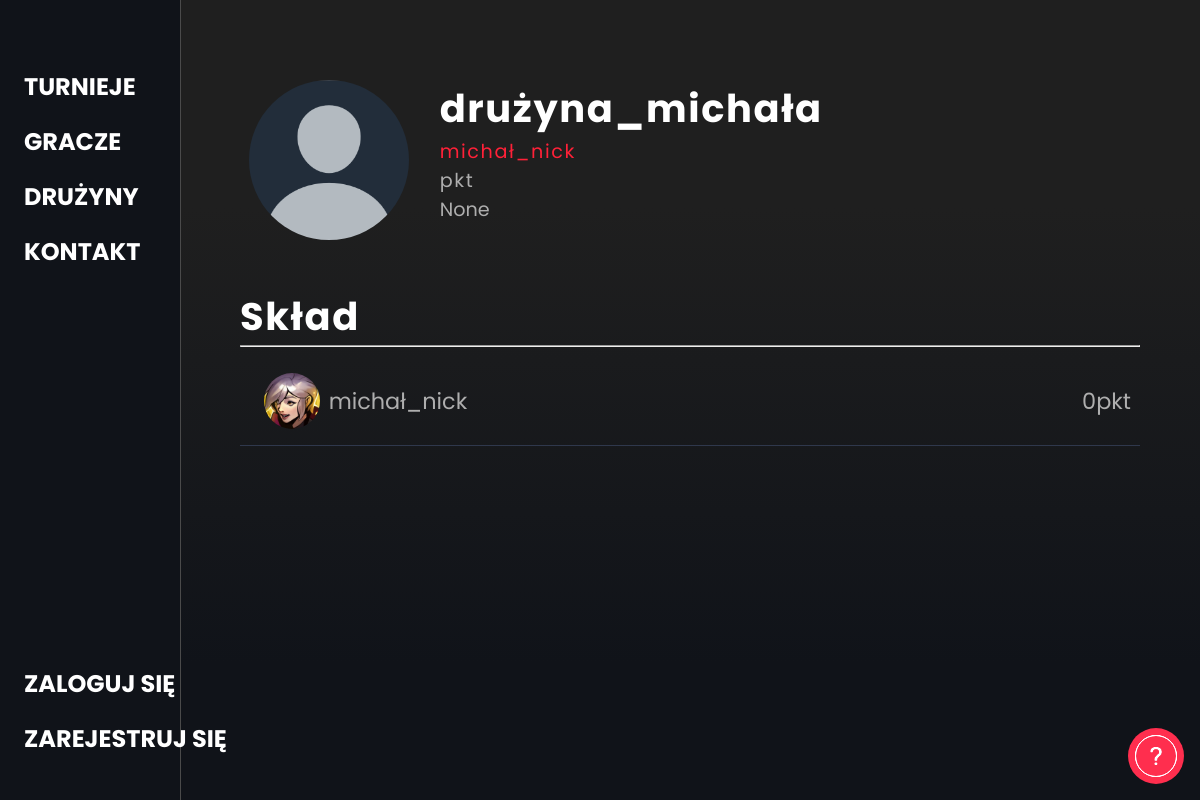
Page /team/drużyna_michała/ on the committed database.
### backend/models.py (models this page shows, shortened)
class Team(models.Model):
    nazwa = models.CharField(max_length=100)
    opis = models.CharField(max_length=200, null=True, blank=True)
    zdjecie = models.ImageField(upload_to='images/', null=True, blank=True, default="images/1.png")
    creator = models.EmailField()
    punkty = models.IntegerField(default=0)
    add_players = models.ManyToManyField('CustomUser', related_name="add_players", null=True, blank=True)
    waiting_list = models.ManyToManyField('CustomUser', related_name="waiting_list", null=True, blank=True)
    remove_players = models.ManyToManyField('CustomUser', related_name="remove_players", null=True, blank=True)
    volunteers = models.ManyToManyField('CustomUser', related_name="volunteers", null=True, blank=True)

class CustomUser(AbstractUser):
    nick = models.CharField(max_length=30, unique=True)
    email = models.EmailField(unique=True)
    data_urodzenia = models.DateField(blank=True, null=True)
    avatar = models.ImageField(blank=True, default="images/1.png")
    opis = models.TextField('Opis', max_length=500, default='', blank=True)
    punkty = models.IntegerField(default=0)

### frontend/views.py (the view, shortened to what this page needs)
# urls.py: path("team/<teamname>/", team_site, name="team_site"),
def team_site(request, teamname):
    team = Team.objects.get(nazwa=teamname)
    users = CustomUser.objects.filter()
    creator_mail = team.creator
    creator = CustomUser.objects.get(email=creator_mail)
    waiting_list = team.waiting_list.all()
    new_users = []
    for user in users:
        nalezy = False
        for team_user in team.add_players.all():
            if user.nick == team_user.nick:
                nalezy = True
        if nalezy == False:
            if team.creator != user.email:
                new_users.append(user)
    template = loader.get_template('frontend/team.html')
    context = {
        "team":team,
        "users": new_users,
        "creator": creator,
        "waiting_list":waiting_list,
    }
    return HttpResponse(template.render(context, request))

### frontend/templatetags/post_tags.py (called while the page is built)
@register.simple_tag(takes_context=True)
def notification(context):
    user = context['user']
    if user.is_authenticated:
        powiadomienia = Powiadomienia.objects.filter(user=user)
        return powiadomienia.count()
    else:
        return "0"

### frontend/templates/frontend/team.html (shortened to what this page needs)
{% extends 'frontend/base.html' %}
{% block content %}
    <div id="container" class="player-detail-container team-detail-container">
        <div id="inner-wrapper" class="playerinner-wrapper teamdetail-inner-wrapper">
            {% if team.zdjecie %}<img src="{{ team.zdjecie.url }}" alt="">{% else %}<img src="https://ionicframework.com/docs/img/demos/avatar.svg" alt="">{% endif %}
            <div id="profile-flex">
                <h1>{{ team.nazwa }}</h1>
                <p class="creatorname"><a class="inline" href="{% url 'player_site' playernick=creator.nick %}">{{ creator.nick }}</a></p>
                <div class="grayed">{{ punkty }}pkt</div>
                <div class="grayed bio">{{ team.opis }}</div>
            </div>
        <div class="profile-menu teammenu"><h1>Skład</h1>
            </div>
        <hr>
        <div class="profile-info">
            <a href="{% url 'player_site' playernick=creator.nick %}"><div class="players-list-div"><li>
                {% if creator.avatar %}<img src="{{ creator.avatar.url }}" alt="">{% else %}<img src="https://ionicframework.com/docs/img/demos/avatar.svg" alt="">{% endif %}
                <div>{{ creator.nick }}</div><img class="crown" src="https://cdn-icons-png.flaticon.com/512/6941/6941697.png" alt=""><div class="float-right">{{creator.punkty}}pkt</div></li></div></a>
        </div>
        <br>
        <br>
        <div id="wybor_graczybc"></div>
    </div>
</div>
{% endblock %}

### frontend/static/style.css (style rules this page uses)
body { margin: 0; padding: 0; overflow-x: hidden !important; background-color: #101319; }
html { overflow-x: hidden !important; }
#container { width: 85vw; margin-left: 15vw; height: 100vh; scroll-snap-type: y mandatory; overflow-y: overlay; -webkit-font-smoothing: antialiased; overflow-x: hidden; scroll-behavior: smooth; }
a { text-decoration: none; color: inherit; }
* { font-family: 'Poppins', sans-serif; }
h1, h2, h3, h4, h5 { text-transform: uppercase; }
a { display: block; }
#inner-wrapper { width: auto; height: auto; margin-top: 55vh; padding-right: 10%; padding-left: 10%; color: white !important; font-size: 1.5rem; }
#inner-wrapper h1 { letter-spacing: 0.1rem; }
.grayed { color: rgb(174, 174, 174); letter-spacing: 0.1rem; }
#wybor_graczybc { z-index: 35; position: absolute; top: 0; left:0; width: 100vw; height: 100vh; background-color: #00000000; pointer-events: none; }
.float-right { margin-left: auto; float: right; }
.players-list-div { width: auto; height: auto; padding: 2vh 1% 2vh 1%; border-bottom: 1px solid #2f384c; }
li { display: flex; flex-direction: row; flex-wrap: wrap; justify-content: flex-start; align-items: center; align-content: center; }
body { counter-reset: section; }
li img, .chatimg { height: 4vh; width: auto; border-radius: 9999px; margin-right: 1%; margin-left: 1%; }
.teamdetail-inner-wrapper { width: auto; height: auto; margin-top: 35vh; padding-right: 10%; padding-left: 10%; color: white !important; font-size: 1.5rem; }
.teamdetail-inner-wrapper .profile-menu h1 { margin-left: 0 !important; }
.player-detail-container { background-repeat: no-repeat; background-size: auto 100vh; width: 85vw; margin-left: 10vw; height: auto; min-height: 100vh; overflow-x: hidden; background: linear-gradient(0deg, rgba(16,19,25,1) 17%, rgba(31,31,31,1) 74%); }
.playerinner-wrapper { margin-top: 10vh !important; font-size: 1.2em !important; padding-left: 5vw !important; padding-right: 5vw !important; }
.playerinner-wrapper img { animation-duration: 1s; height: 20vh; width: 20vh; object-fit: contain; border-radius: 9999px; margin-right: 1%; margin-left: 1%; float: left; margin-bottom: 6vh; }
.playerinner-wrapper h1 { text-transform: none !important; float: left; margin-left: 3%; margin-top: 0%; margin-bottom: 0%; }
.playerinner-wrapper p { text-transform: none !important; float: left; margin-left: 3%; margin-top: 0%; margin-bottom: 0%; letter-spacing: 0.1rem; color: #ff2138; }
.playerinner-wrapper hr { clear: both; }
.playerinner-wrapper .grayed { margin-left: 3%; float: left; }
#profile-flex { display: flex; flex-direction: column; flex-wrap: wrap; justify-content: flex-start; align-items: flex-start; align-content: flex-start; }
.profile-menu { clear:both; height: 1.5rem; width: 100%; margin-bottom: 2vh; }
.profile-info { font-size: 1.4rem; color: rgb(174, 174, 174); margin-top: 1vh; }
.playerinner-wrapper li img { height: 7vh !important; width: auto !important; border-radius: 9999px !important; margin-right: 1% !important; margin-left: 1% !important; margin-bottom: 0 !important; }
.bio { letter-spacing: 0 !important; }
.inline { display: inline; }
* { scrollbar-width: auto; scrollbar-color: #10131900 #272f3c00; }

### rows in the picture
Team: zdjecie (picture), nazwa "drużyna_michała", opis "None"
CustomUser: nick "michał_nick", avatar (picture), punkty "0"
